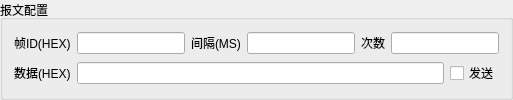
          <widget class="QGroupBox" name="groupBox">
           <property name="title">
            <string>报文配置</string>
           </property>
           <layout class="QVBoxLayout" name="verticalLayout_2">
            <item>
             <layout class="QHBoxLayout" name="horizontalLayout_3">
              <item>
               <widget class="QLabel" name="label_19">
                <property name="sizePolicy">
                 <sizepolicy hsizetype="Preferred" vsizetype="Preferred">
                  <horstretch>0</horstretch>
                  <verstretch>0</verstretch>
                 </sizepolicy>
                </property>
                <property name="text">
                 <string>帧ID(HEX)</string>
                </property>
               </widget>
              </item>
              <item>
               <widget class="QLineEdit" name="canIdLine">
                <property name="sizePolicy">
                 <sizepolicy hsizetype="Expanding" vsizetype="Fixed">
                  <horstretch>0</horstretch>
                  <verstretch>0</verstretch>
                 </sizepolicy>
                </property>
               </widget>
              </item>
              <item>
               <widget class="QLabel" name="label_21">
                <property name="text">
                 <string>间隔(MS)</string>
                </property>
               </widget>
              </item>
              <item>
               <widget class="QLineEdit" name="canIntervalLine"/>
              </item>
              <item>
               <widget class="QLabel" name="label_52">
                <property name="text">
                 <string>次数</string>
                </property>
               </widget>
              </item>
              <item>
               <widget class="QLineEdit" name="canTimesLine"/>
              </item>
             </layout>
            </item>
            <item>
             <layout class="QHBoxLayout" name="horizontalLayout_4">
              <item>
               <widget class="QLabel" name="label_20">
                <property name="sizePolicy">
                 <sizepolicy hsizetype="Preferred" vsizetype="Preferred">
                  <horstretch>0</horstretch>
                  <verstretch>0</verstretch>
                 </sizepolicy>
                </property>
                <property name="text">
                 <string>数据(HEX)</string>
                </property>
               </widget>
              </item>
              <item>
               <widget class="QLineEdit" name="canDataLine">
                <property name="sizePolicy">
                 <sizepolicy hsizetype="Expanding" vsizetype="Fixed">
                  <horstretch>0</horstretch>
                  <verstretch>0</verstretch>
                 </sizepolicy>
                </property>
               </widget>
              </item>
              <item>
               <widget class="QCheckBox" name="canEnableCheck">
                <property name="text">
                 <string>发送</string>
                </property>
               </widget>
              </item>
             </layout>
            </item>
           </layout>
          </widget>
